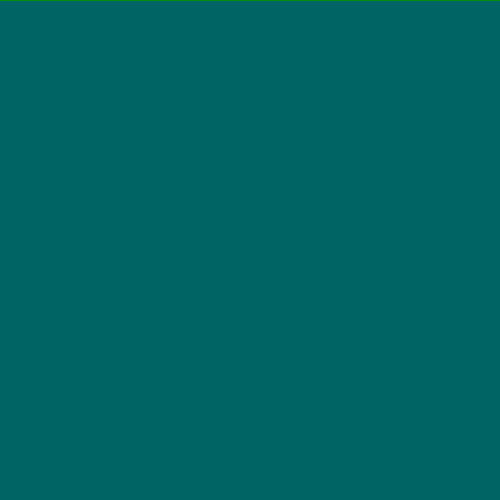
Frame 1 (no input)
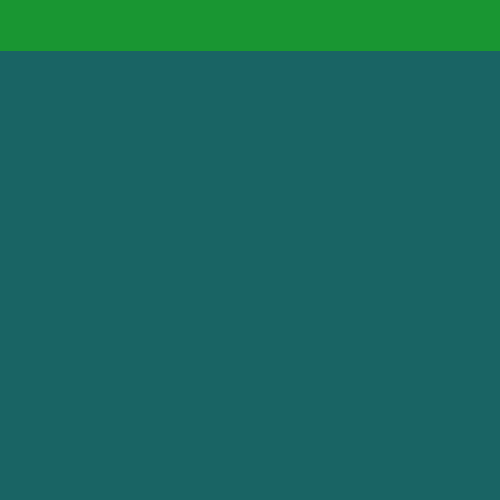
Frame 60 (the mouse pressed at the canvas centre just before this capture)
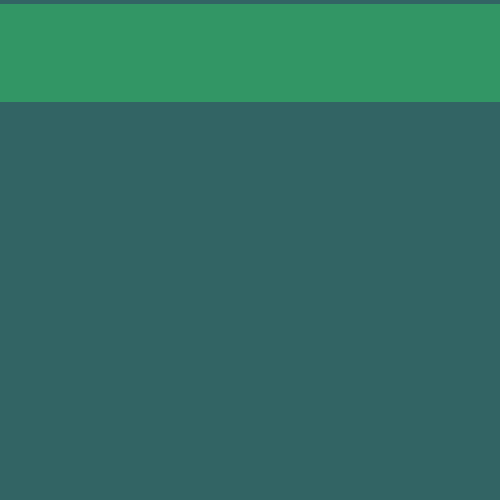
Frame 120 (the mouse held since frame 60 and released just before this capture)

The Processing sketch that drew these frames (run headless with seeded random() and noise(); from frame 60 on, the mouse is pressed at the canvas centre):

// Processing sketch: processing_163458
// ── processing_163458.pde

  float y = 0.0;

void setup() {
  size(500,500);
}

void draw() {
  frameRate(40);
  println(frameCount);
  background(y*.5,100,100);
  y += .85;
  noStroke();
  fill(y/2,150,y/.9999999);
  rect(0,y,500,y-200);
  if (y>500) {
    y = 0;
  }
}
